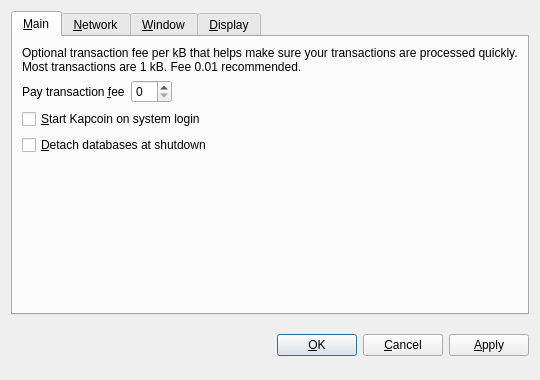
<?xml version="1.0" encoding="UTF-8"?>
<ui version="4.0">
 <class>OptionsDialog</class>
 <widget class="QDialog" name="OptionsDialog">
  <property name="geometry">
   <rect>
    <x>0</x>
    <y>0</y>
    <width>540</width>
    <height>380</height>
   </rect>
  </property>
  <property name="windowTitle">
   <string>Options</string>
  </property>
  <property name="modal">
   <bool>true</bool>
  </property>
  <layout class="QVBoxLayout" name="verticalLayout">
   <item>
    <widget class="QTabWidget" name="tabWidget">
     <property name="tabPosition">
      <enum>QTabWidget::North</enum>
     </property>
     <property name="currentIndex">
      <number>0</number>
     </property>
     <widget class="QWidget" name="tabMain">
      <attribute name="title">
       <string>&amp;Main</string>
      </attribute>
      <layout class="QVBoxLayout" name="verticalLayout_Main">
       <item>
        <widget class="QLabel" name="transactionFeeInfoLabel">
         <property name="text">
          <string>Optional transaction fee per kB that helps make sure your transactions are processed quickly. Most transactions are 1 kB. Fee 0.01 recommended.</string>
         </property>
         <property name="textFormat">
          <enum>Qt::PlainText</enum>
         </property>
         <property name="wordWrap">
          <bool>true</bool>
         </property>
        </widget>
       </item>
       <item>
        <layout class="QHBoxLayout" name="horizontalLayout_Main">
         <item>
          <widget class="QLabel" name="transactionFeeLabel">
           <property name="text">
            <string>Pay transaction &amp;fee</string>
           </property>
           <property name="textFormat">
            <enum>Qt::PlainText</enum>
           </property>
           <property name="buddy">
            <cstring>transactionFee</cstring>
           </property>
          </widget>
         </item>
         <item>
          <widget class="BitcoinAmountField" name="transactionFee"/>
         </item>
         <item>
          <spacer name="horizontalSpacer_Main">
           <property name="orientation">
            <enum>Qt::Horizontal</enum>
           </property>
           <property name="sizeHint" stdset="0">
            <size>
             <width>40</width>
             <height>20</height>
            </size>
           </property>
          </spacer>
         </item>
        </layout>
       </item>
       <item>
        <widget class="QCheckBox" name="bitcoinAtStartup">
         <property name="toolTip">
          <string>Automatically start Kapcoin after logging in to the system.</string>
         </property>
         <property name="text">
          <string>&amp;Start Kapcoin on system login</string>
         </property>
        </widget>
       </item>
       <item>
        <widget class="QCheckBox" name="detachDatabases">
         <property name="toolTip">
          <string>Detach block and address databases at shutdown. This means they can be moved to another data directory, but it slows down shutdown. The wallet is always detached.</string>
         </property>
         <property name="text">
          <string>&amp;Detach databases at shutdown</string>
         </property>
        </widget>
       </item>
       <item>
        <spacer name="verticalSpacer_Main">
         <property name="orientation">
          <enum>Qt::Vertical</enum>
         </property>
         <property name="sizeHint" stdset="0">
          <size>
           <width>20</width>
           <height>40</height>
          </size>
         </property>
        </spacer>
       </item>
      </layout>
     </widget>
     <widget class="QWidget" name="tabNetwork">
      <attribute name="title">
       <string>&amp;Network</string>
      </attribute>
      <layout class="QVBoxLayout" name="verticalLayout_Network">
       <item>
        <widget class="QCheckBox" name="mapPortUpnp">
         <property name="toolTip">
          <string>Automatically open the Kapcoin client port on the router. This only works when your router supports UPnP and it is enabled.</string>
         </property>
         <property name="text">
          <string>Map port using &amp;UPnP</string>
         </property>
        </widget>
       </item>
       <item>
        <widget class="QCheckBox" name="connectSocks">
         <property name="toolTip">
          <string>Connect to the Kapcoin network through a SOCKS proxy (e.g. when connecting through Tor).</string>
         </property>
         <property name="text">
          <string>&amp;Connect through SOCKS proxy:</string>
         </property>
        </widget>
       </item>
       <item>
        <layout class="QHBoxLayout" name="horizontalLayout_Network">
         <item>
          <widget class="QLabel" name="proxyIpLabel">
           <property name="text">
            <string>Proxy &amp;IP:</string>
           </property>
           <property name="textFormat">
            <enum>Qt::PlainText</enum>
           </property>
           <property name="buddy">
            <cstring>proxyIp</cstring>
           </property>
          </widget>
         </item>
         <item>
          <widget class="QValidatedLineEdit" name="proxyIp">
           <property name="maximumSize">
            <size>
             <width>140</width>
             <height>16777215</height>
            </size>
           </property>
           <property name="toolTip">
            <string>IP address of the proxy (e.g. 127.0.0.1)</string>
           </property>
          </widget>
         </item>
         <item>
          <widget class="QLabel" name="proxyPortLabel">
           <property name="text">
            <string>&amp;Port:</string>
           </property>
           <property name="textFormat">
            <enum>Qt::PlainText</enum>
           </property>
           <property name="buddy">
            <cstring>proxyPort</cstring>
           </property>
          </widget>
         </item>
         <item>
          <widget class="QLineEdit" name="proxyPort">
           <property name="maximumSize">
            <size>
             <width>55</width>
             <height>16777215</height>
            </size>
           </property>
           <property name="toolTip">
            <string>Port of the proxy (e.g. 9050)</string>
           </property>
          </widget>
         </item>
         <item>
          <widget class="QLabel" name="socksVersionLabel">
           <property name="text">
            <string>SOCKS &amp;Version:</string>
           </property>
           <property name="textFormat">
            <enum>Qt::PlainText</enum>
           </property>
           <property name="buddy">
            <cstring>socksVersion</cstring>
           </property>
          </widget>
         </item>
         <item>
          <widget class="QValueComboBox" name="socksVersion">
           <property name="toolTip">
            <string>SOCKS version of the proxy (e.g. 5)</string>
           </property>
          </widget>
         </item>
         <item>
          <spacer name="horizontalSpacer_Network">
           <property name="orientation">
            <enum>Qt::Horizontal</enum>
           </property>
           <property name="sizeHint" stdset="0">
            <size>
             <width>40</width>
             <height>20</height>
            </size>
           </property>
          </spacer>
         </item>
        </layout>
       </item>
       <item>
        <spacer name="verticalSpacer_Network">
         <property name="orientation">
          <enum>Qt::Vertical</enum>
         </property>
         <property name="sizeHint" stdset="0">
          <size>
           <width>20</width>
           <height>40</height>
          </size>
         </property>
        </spacer>
       </item>
      </layout>
     </widget>
     <widget class="QWidget" name="tabWindow">
      <attribute name="title">
       <string>&amp;Window</string>
      </attribute>
      <layout class="QVBoxLayout" name="verticalLayout_Window">
       <item>
        <widget class="QCheckBox" name="minimizeToTray">
         <property name="toolTip">
          <string>Show only a tray icon after minimizing the window.</string>
         </property>
         <property name="text">
          <string>&amp;Minimize to the tray instead of the taskbar</string>
         </property>
        </widget>
       </item>
       <item>
        <widget class="QCheckBox" name="minimizeOnClose">
         <property name="toolTip">
          <string>Minimize instead of exit the application when the window is closed. When this option is enabled, the application will be closed only after selecting Quit in the menu.</string>
         </property>
         <property name="text">
          <string>M&amp;inimize on close</string>
         </property>
        </widget>
       </item>
       <item>
        <spacer name="verticalSpacer_Window">
         <property name="orientation">
          <enum>Qt::Vertical</enum>
         </property>
         <property name="sizeHint" stdset="0">
          <size>
           <width>20</width>
           <height>40</height>
          </size>
         </property>
        </spacer>
       </item>
      </layout>
     </widget>
     <widget class="QWidget" name="tabDisplay">
      <attribute name="title">
       <string>&amp;Display</string>
      </attribute>
      <layout class="QVBoxLayout" name="verticalLayout_Display">
       <item>
        <layout class="QHBoxLayout" name="horizontalLayout_1_Display">
         <item>
          <widget class="QLabel" name="langLabel">
           <property name="text">
            <string>User Interface &amp;language:</string>
           </property>
           <property name="textFormat">
            <enum>Qt::PlainText</enum>
           </property>
           <property name="buddy">
            <cstring>lang</cstring>
           </property>
          </widget>
         </item>
         <item>
          <widget class="QValueComboBox" name="lang">
           <property name="toolTip">
            <string>The user interface language can be set here. This setting will take effect after restarting Kapcoin.</string>
           </property>
          </widget>
         </item>
        </layout>
       </item>
       <item>
        <layout class="QHBoxLayout" name="horizontalLayout_2_Display">
         <item>
          <widget class="QLabel" name="unitLabel">
           <property name="text">
            <string>&amp;Unit to show amounts in:</string>
           </property>
           <property name="textFormat">
            <enum>Qt::PlainText</enum>
           </property>
           <property name="buddy">
            <cstring>unit</cstring>
           </property>
          </widget>
         </item>
         <item>
          <widget class="QValueComboBox" name="unit">
           <property name="toolTip">
            <string>Choose the default subdivision unit to show in the interface and when sending coins.</string>
           </property>
          </widget>
         </item>
        </layout>
       </item>
       <item>
        <widget class="QCheckBox" name="displayAddresses">
         <property name="toolTip">
          <string>Whether to show Kapcoin addresses in the transaction list or not.</string>
         </property>
         <property name="text">
          <string>&amp;Display addresses in transaction list</string>
         </property>
        </widget>
       </item>
       <item>
        <spacer name="verticalSpacer_Display">
         <property name="orientation">
          <enum>Qt::Vertical</enum>
         </property>
         <property name="sizeHint" stdset="0">
          <size>
           <width>20</width>
           <height>40</height>
          </size>
         </property>
        </spacer>
       </item>
      </layout>
     </widget>
    </widget>
   </item>
   <item>
    <layout class="QHBoxLayout" name="horizontalLayout_Buttons">
     <item>
      <spacer name="horizontalSpacer_1">
       <property name="orientation">
        <enum>Qt::Horizontal</enum>
       </property>
       <property name="sizeHint" stdset="0">
        <size>
         <width>40</width>
         <height>48</height>
        </size>
       </property>
      </spacer>
     </item>
     <item>
      <widget class="QLabel" name="statusLabel">
       <property name="font">
        <font>
         <weight>75</weight>
         <bold>true</bold>
        </font>
       </property>
       <property name="text">
        <string/>
       </property>
       <property name="textFormat">
        <enum>Qt::PlainText</enum>
       </property>
       <property name="wordWrap">
        <bool>true</bool>
       </property>
      </widget>
     </item>
     <item>
      <spacer name="horizontalSpacer_2">
       <property name="orientation">
        <enum>Qt::Horizontal</enum>
       </property>
       <property name="sizeHint" stdset="0">
        <size>
         <width>40</width>
         <height>48</height>
        </size>
       </property>
      </spacer>
     </item>
     <item>
      <widget class="QPushButton" name="okButton">
       <property name="text">
        <string>&amp;OK</string>
       </property>
      </widget>
     </item>
     <item>
      <widget class="QPushButton" name="cancelButton">
       <property name="text">
        <string>&amp;Cancel</string>
       </property>
       <property name="autoDefault">
        <bool>false</bool>
       </property>
      </widget>
     </item>
     <item>
      <widget class="QPushButton" name="applyButton">
       <property name="text">
        <string>&amp;Apply</string>
       </property>
       <property name="autoDefault">
        <bool>false</bool>
       </property>
      </widget>
     </item>
    </layout>
   </item>
  </layout>
 </widget>
 <customwidgets>
  <customwidget>
   <class>BitcoinAmountField</class>
   <extends>QSpinBox</extends>
   <header>bitcoinamountfield.h</header>
  </customwidget>
  <customwidget>
   <class>QValueComboBox</class>
   <extends>QComboBox</extends>
   <header>qvaluecombobox.h</header>
  </customwidget>
  <customwidget>
   <class>QValidatedLineEdit</class>
   <extends>QLineEdit</extends>
   <header>qvalidatedlineedit.h</header>
  </customwidget>
 </customwidgets>
 <resources/>
 <connections/>
</ui>
